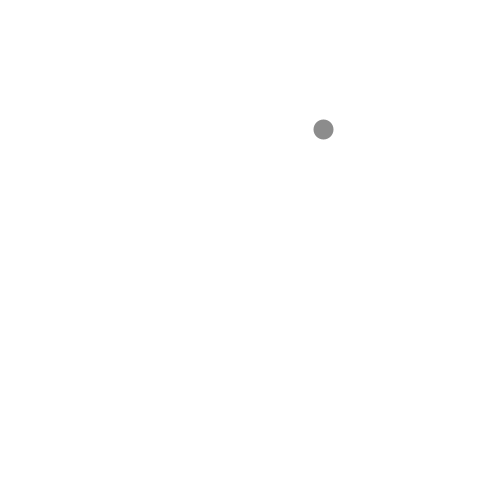
Frame 1 (no input)
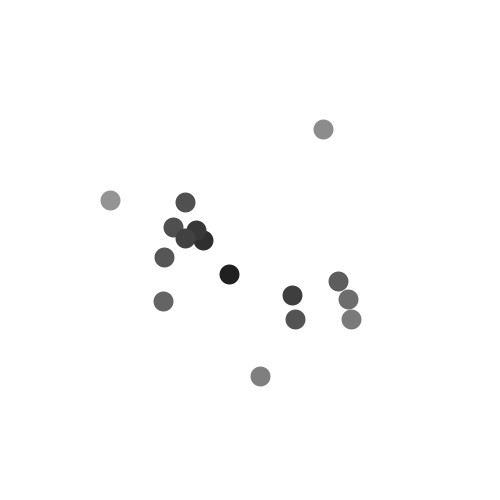
Frame 60 (the mouse pressed at the canvas centre just before this capture)
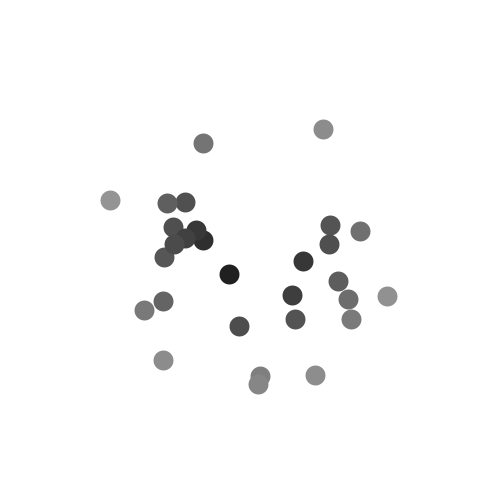
Frame 120 (the mouse held since frame 60 and released just before this capture)

The Processing sketch that drew these frames (run headless with seeded random() and noise(); from frame 60 on, the mouse is pressed at the canvas centre):

// Processing sketch: przyklad13distHSB
// ── przyklad13distHSB.pde
float x;
float y;
float d;
void setup()
{
  size(500, 500);
  background(255);
  strokeWeight(20);
  stroke(0, 150);
  colorMode(HSB);
}
void draw()
{
    x = random(500);
    y = random(500);
    d = dist(x,y,250, 250);
    if( d < 150) 
    {
      stroke(d);
      point(x, y);
    }
}
